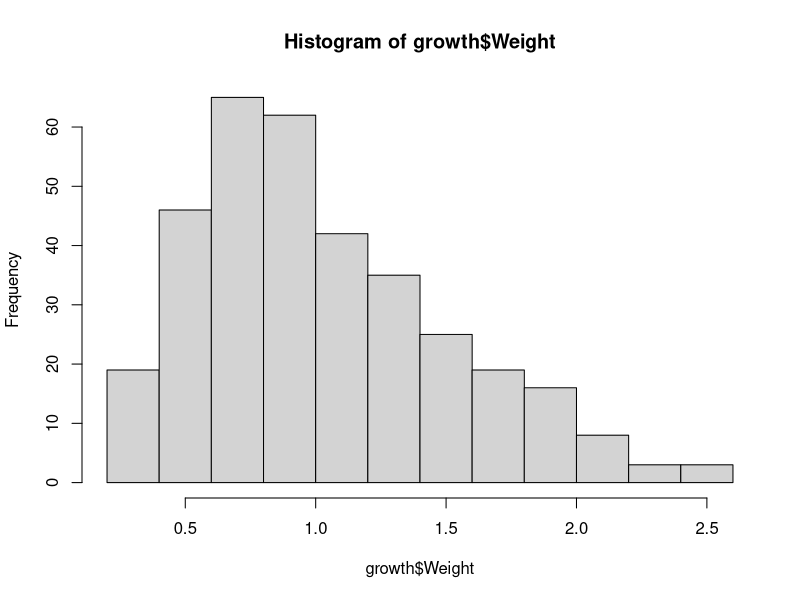
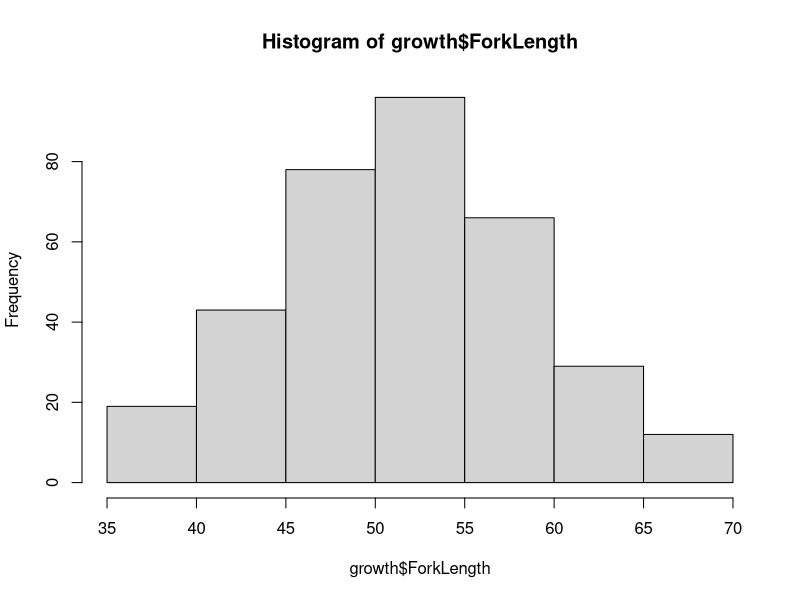
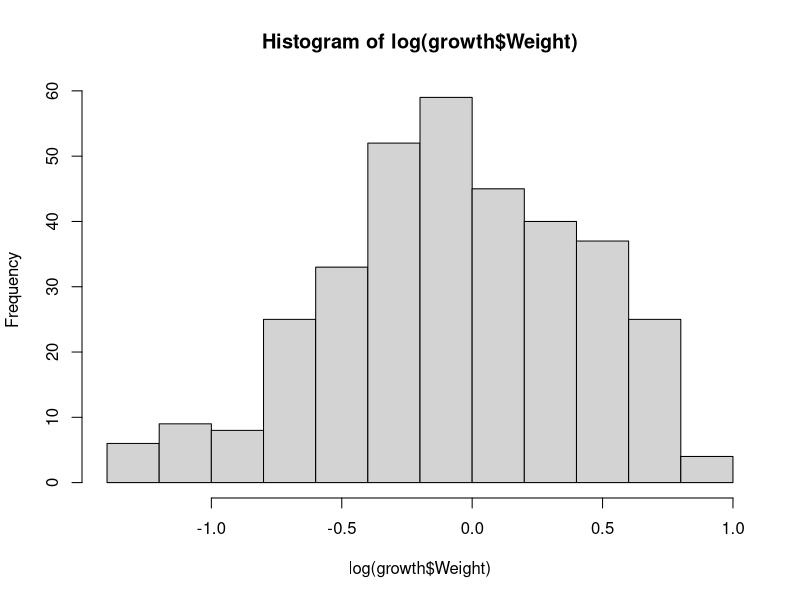
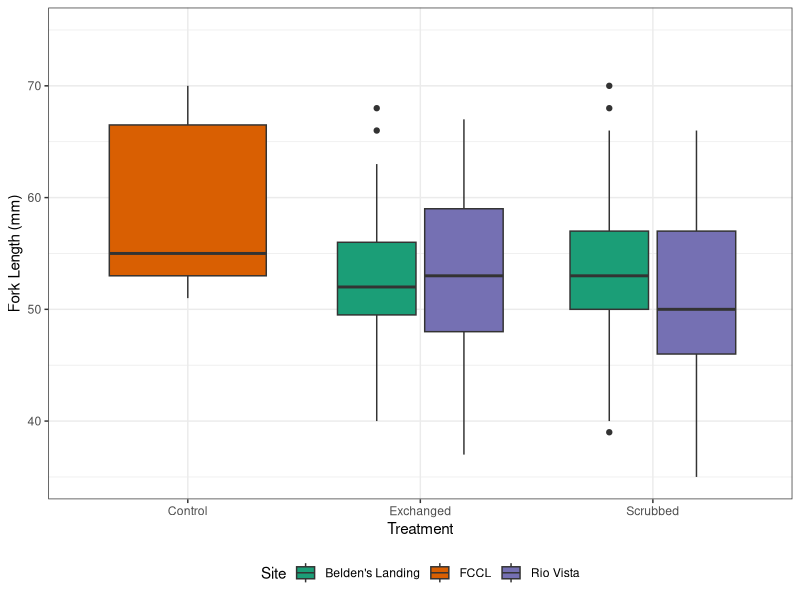
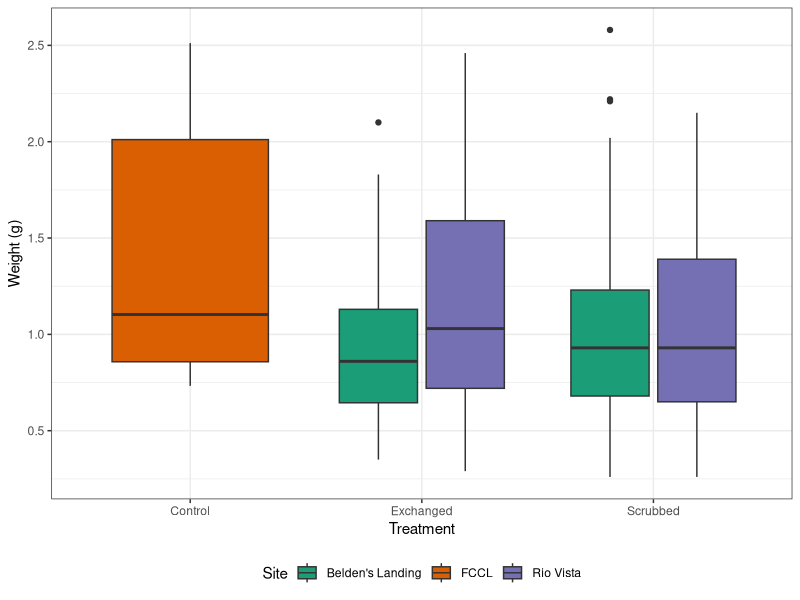
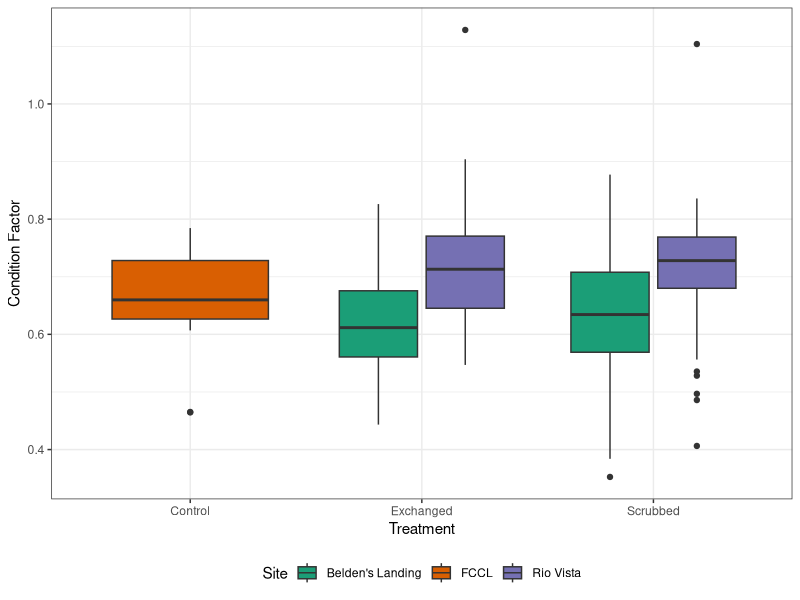
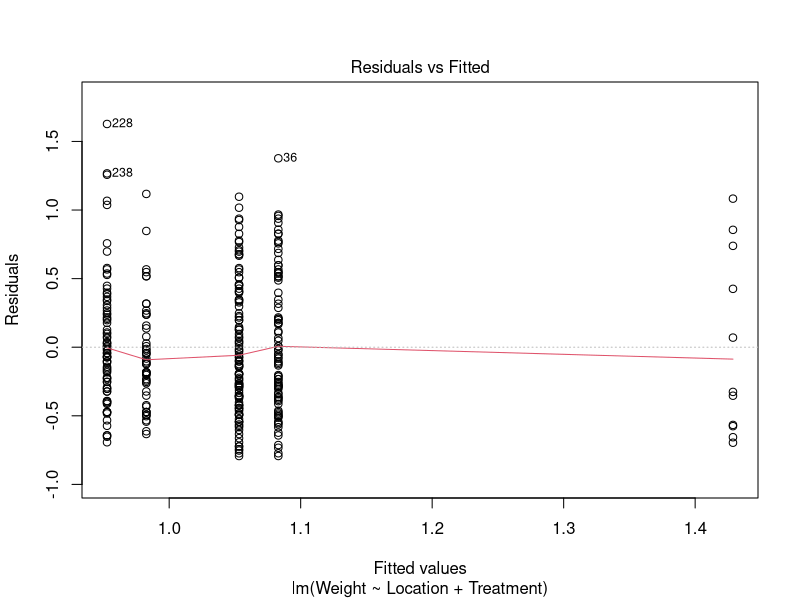
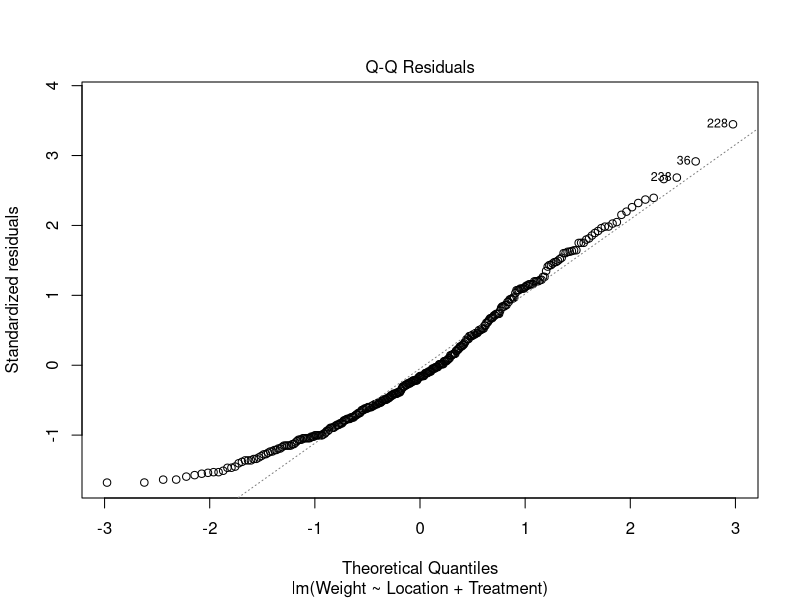

Source code (R) for these figures, in order: (Note: this script raises an error after producing the figures.)

#################################################################
#growht data
library(tidyverse)
library(lubridate)
library(readxl)
growth = read_xlsx("data/BiofoulingStudyCageRemovals.xlsx")


str(growth)
hist(growth$Weight)
hist(growth$ForkLength)
hist(log(growth$Weight))

#CF = Wb/L^3 * 100 where wb is body weight in mg and L is fork length in mm


growth = mutate(growth, Treatment =factor(Treatment, levels = c("Control", "Flip", "Scrub"), 
                                           labels = c("Control", "Exchanged", "Scrubbed")),
                Site = factor(Location, levels = c( "Montezuma", "FCCL","Rio Vista"), 
                              labels = c( "Belden's Landing","FCCL","Rio Vista" )),
                Treatment = case_when(is.na(Treatment) ~ "Control",
                                      TRUE ~ Treatment),
                Condition = Weight*1000/(ForkLength^3)*100)

ggplot(growth, aes(x = Treatment, fill = Site, y = ForkLength))+ geom_boxplot()+
  theme_bw()+
  scale_fill_brewer(palette = "Dark2")+
  theme(legend.position = "bottom")+
  ylab("Fork Length (mm)")+
  coord_cartesian(ylim = c(35,75))

ggplot(growth, aes(x = Treatment, fill = Site, y = Weight))+ geom_boxplot()+
  theme_bw()+
  scale_fill_brewer(palette = "Dark2")+
  theme(legend.position = "bottom")+
  ylab("Weight (g)")

ggplot(growth, aes(x = Treatment, fill = Site, y = Condition))+ geom_boxplot()+
  theme_bw()+
  scale_fill_brewer(palette = "Dark2")+
  theme(legend.position = "bottom")+
  ylab("Condition Factor")


g1 = lm(Weight ~ Location + Treatment, data = growth)
summary(g1)
plot(g1)

g2 = lm(ForkLength ~ Location + Treatment, data = growth)
summary(g2)
plot(g2)


g2 = lm(Condition~ Location + Treatment, data = growth)
summary(g2)
plot(g2)

#######################################################################
#now for lab data

labgrowth = read_excel("data/BiofoulingStudy_FishDissections.xlsx")


#CF = Wb/L^3 * 100 where wb is body weight in mg and L is fork length in mm


labgrowth = mutate(labgrowth, Treatment = factor(Treatment, levels = c("Control", "Flip", "Scrub"), 
                                           labels = c("Control", "Exchanged", "Scrubbed")),
                Site = factor(Location, levels = c( "Montezuma", "FCCL","Rio Vista"), 
                              labels = c( "Belden's Landing","FCCL","Rio Vista" )),
                Condition = LabWeight_g*1000/(LabForkLength_mm^3)*100)

ggplot(labgrowth, aes(x = Treatment, fill = Site, y = LabForkLength_mm))+ geom_boxplot()+
  theme_bw()+
  scale_fill_brewer(palette = "Dark2")+
  theme(legend.position = "bottom")+
  ylab("Fork Length (mm)")+
  
  coord_cartesian(ylim = c(35,75))

ggplot(labgrowth, aes(x = Treatment, fill = Site, y = LabWeight_g))+ geom_boxplot()+
  theme_bw()+
  scale_fill_brewer(palette = "Dark2")+
  theme(legend.position = "bottom")+
  ylab("Weight (g)")

ggplot(labgrowth, aes(x = Treatment, fill = Site, y = Condition))+ geom_boxplot()+
  theme_bw()+
  scale_fill_brewer(palette = "Dark2")+
  theme(legend.position = "bottom")+
  ylab("Condition Factor")


ggsave("plots/ConditionFactor.tiff", device = "tiff", width =6, height =5)

g1 = lm(LabWeight_g ~ Location + Treatment, data = filter(labgrowth, Location != "FCCL"))
summary(g1)
plot(g1)

g2 = lm(ForkLength ~ Location + Treatment, data = filter(labgrowth, Location != "FCCL"))
summary(g2)
plot(g2)


g2 = lm(Condition~ Location + Treatment, data = filter(labgrowth, Location != "FCCL"))
summary(g2)
plot(g2)

#############################################
allgrowth = left_join(growth, labgrowth, by = "FishID")

ggplot(allgrowth, aes(x = Weight, y = LabWeight_g)) + geom_point() + 
  geom_abline(slope = 1, intercept = 0)

ggplot(allgrowth, aes(x = ForkLength, y = LabForkLength_mm)) + geom_point() + 
  geom_abline(slope = 1, intercept = 0)
